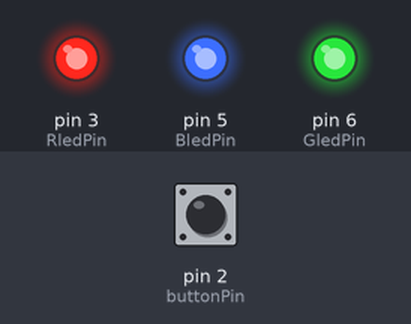
Simulated run of this sketch. Board: Arduino Uno, built with avr-gcc and run on an emulated ATmega328P. Parts: output pins drawn as LEDs (lit = HIGH). The test bench sets the inputs (shaded band); at power-on: pin 2 (buttonPin) HIGH.

Above: at 1.2 s.
1.3 s: pin 2 (buttonPin) pulled LOW for 0.15 s
At 4.13 s:
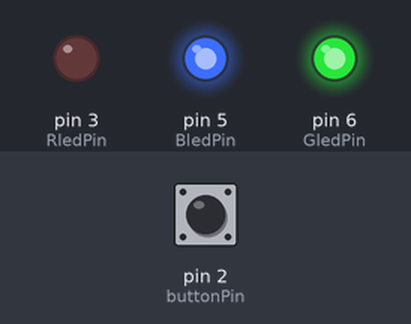
4.3 s: pin 2 (buttonPin) pulled LOW for 1 s
At 7.13 s:
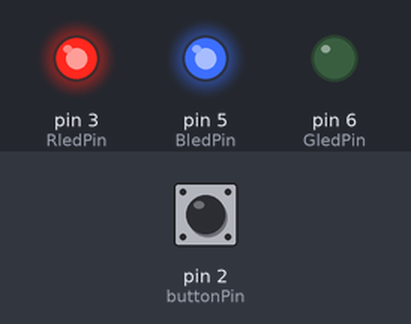
7.3 s: pin 2 (buttonPin) pulled LOW for 0.15 s
At 10.12 s:
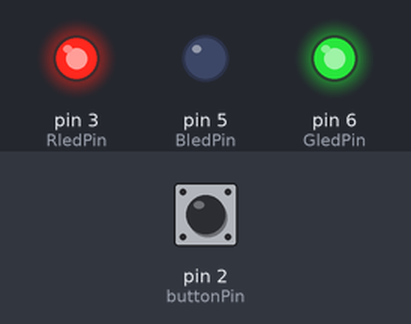
10.3 s: pin 2 (buttonPin) pulled LOW for 3.2 s
At 13.9 s:
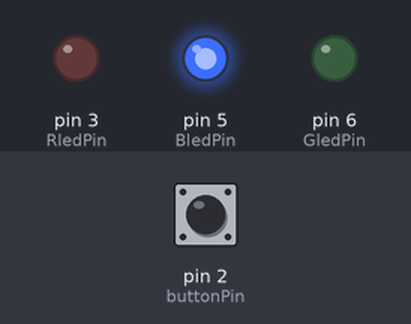
15.0 s: pin 2 (buttonPin) pulled LOW for 0.15 s
At 17.82 s:
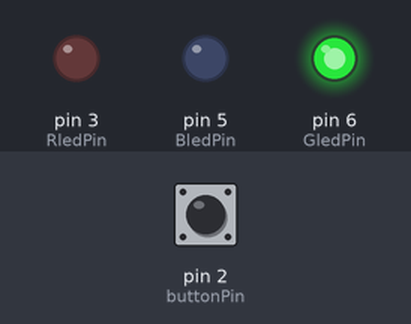
18.0 s: pin 2 (buttonPin) pulled LOW for 1 s
At 21.0 s:
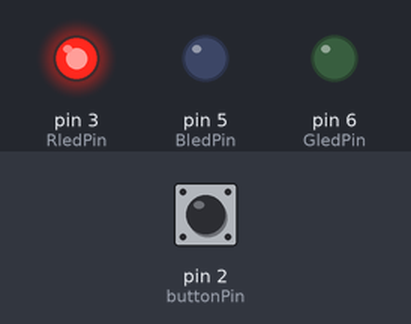
Timing chart, 0 to 22.0 s (numbered marks = the images above; inputs shaded):
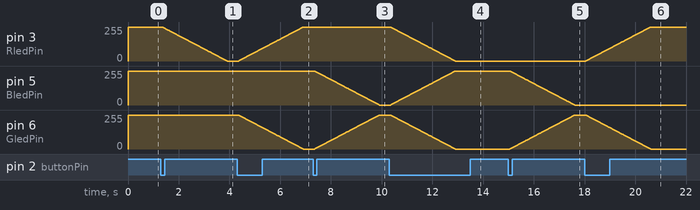

The sketch:

shadowlamp.ino
```cpp
const int buttonPin = 2;
const int RledPin = 3;
const int GledPin = 6;
const int BledPin = 5;

int buttonState = 0;
int ledcolor = 0;

bool ButtonPressed = false;

int currentR = 255;
int currentG = 255;
int currentB = 255;

void setup() {
  pinMode(RledPin, OUTPUT);
  pinMode(GledPin, OUTPUT);
  pinMode(BledPin, OUTPUT);
  pinMode(buttonPin, INPUT_PULLUP);
}

void loop() {
  buttonState = digitalRead(buttonPin);

  if(buttonState == LOW && !ButtonPressed){
    ledcolor = ledcolor + 1;
    ButtonPressed = true;
    if(ledcolor >= 8) {
      ledcolor = 0;
    }
    delay(50);
  }

  if(buttonState == HIGH && ButtonPressed){
    ButtonPressed = false;
  }

  int targetR = 255;
  int targetG = 255;
  int targetB = 255;

  if (ledcolor == 0) {
    targetR = 255;
    targetG = 255;
    targetB = 255;
  }

  // red
  else if (ledcolor == 1) {
    targetR = 0;
    targetG = 255;
    targetB = 255;
  }

  // green
  else if (ledcolor == 2) {
    targetR = 255;
    targetG = 0;
    targetB = 255;
  }

  // blue
  else if (ledcolor == 3) {
    targetR = 255;
    targetG = 255;
    targetB = 0;
  }

  // yellow
  else if (ledcolor == 4) {
    targetR = 0;
    targetG = 0;
    targetB = 255;
  }

  //purple
  else if (ledcolor == 5) {
    targetR = 0;
    targetG = 255;
    targetB = 0;
  }

  //cyan
  else if (ledcolor == 6) {
    targetR = 255;
    targetG = 0;
    targetB = 0;
  }

  // white
  else if (ledcolor == 7) {
    targetR = 0;
    targetG = 0;
    targetB = 0;
  }

  if (currentR < targetR) currentR++;
  else if (currentR > targetR) currentR--;

  if (currentG < targetG) currentG++;
  else if (currentG > targetG) currentG--;

  if (currentB < targetB) currentB++;
  else if (currentB > targetB) currentB--;

  analogWrite(RledPin, currentR);
  analogWrite(GledPin, currentG);
  analogWrite(BledPin, currentB);

  delay(10);
}
```

Measured:
- after the input at 1.3 s, pin 3 (RledPin): moves from 255/255 to 0/255 over 2.6 s, starting after 0.06 s
- after the input at 4.3 s, pin 3 (RledPin): moves from 0/255 to 255/255 over 2.5 s, starting after 0.06 s; pin 6 (GledPin): moves from 255/255 to 0/255 over 2.5 s, starting after 0.06 s
- after the input at 7.3 s, pin 5 (BledPin): moves from 255/255 to 0/255 over 2.5 s, starting after 0.06 s; pin 6 (GledPin): moves from 0/255 to 255/255 over 2.5 s, starting after 0.06 s
- after the input at 10.3 s, pin 3 (RledPin), pin 6 (GledPin): moves from 255/255 to 0/255 over 2.5 s, starting after 0.05 s; pin 5 (BledPin): moves from 0/255 to 255/255 over 2.5 s, starting after 0.05 s
- after the input at 15.0 s, pin 5 (BledPin): moves from 255/255 to 0/255 over 2.5 s, starting after 0.06 s; pin 6 (GledPin): moves from 0/255 to 255/255 over 2.5 s, starting after 0.06 s
- after the input at 18.0 s, pin 3 (RledPin): moves from 0/255 to 255/255 over 2.5 s, starting after 0.05 s; pin 6 (GledPin): moves from 255/255 to 0/255 over 2.5 s, starting after 0.05 s
